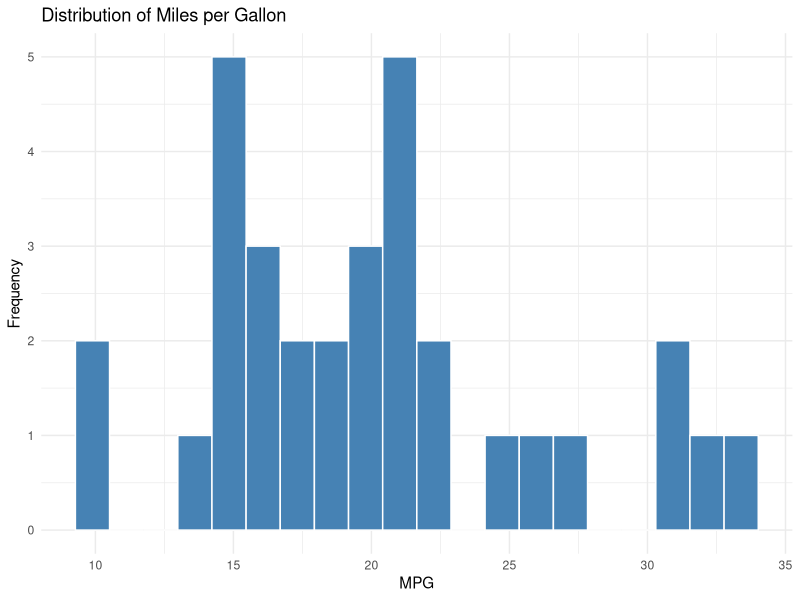
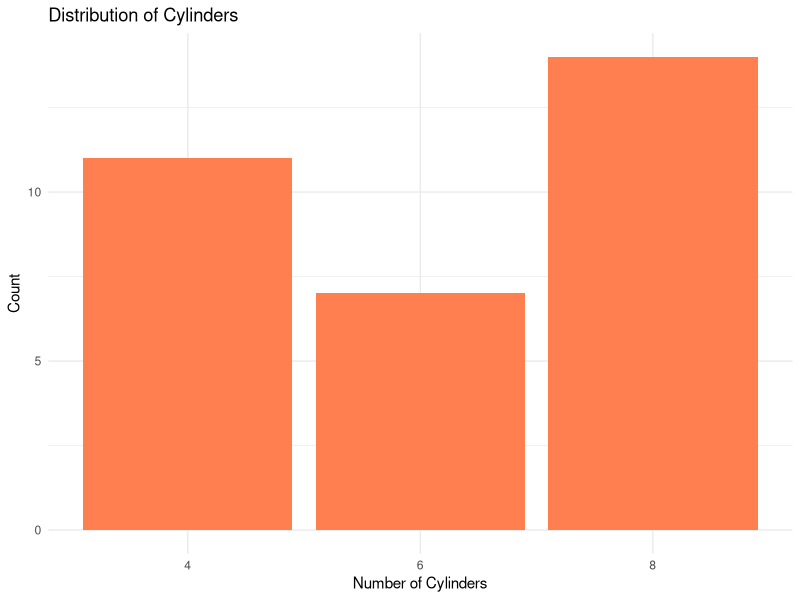
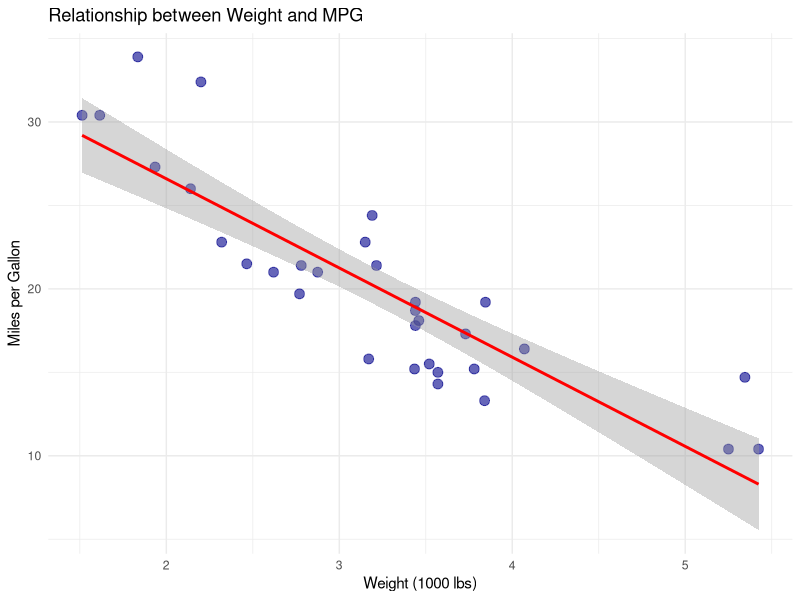
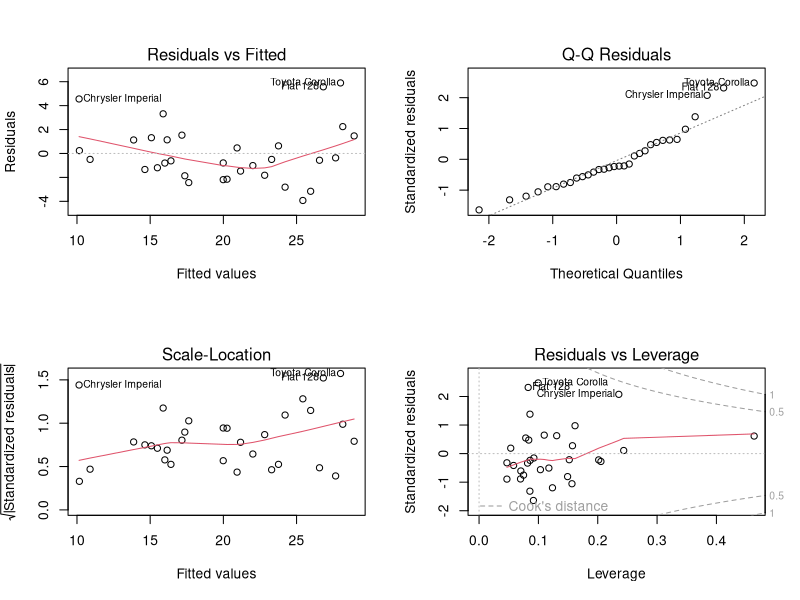

Write the R code that produced these figures, in order.
## ---- chunk 1
#| label: setup
#| include: false

# Load required packages
library(tidyverse)
library(knitr)

# Set global options
knitr::opts_chunk$set(
  fig.width = 8,
  fig.height = 6,
  fig.align = "center"
)

# Helper function for better table formatting
format_table <- function(df, caption = NULL) {
  knitr::kable(df, caption = caption, format = "simple", digits = 3)
}
## ---- chunk 2
#| label: data
#| echo: true

# Load your data
# data <- read.csv("your_data.csv")

# For demonstration, using built-in dataset
data <- mtcars

# Display structure of the data
str(data)

# Display first few rows
head(data) %>%
  kable(caption = "Dataset sample")
## ---- chunk 3
#| label: univariate-numerical
#| fig-cap: "Distribution of numerical variables"

# Example: Histogram
data %>%
  ggplot(aes(x = mpg)) +
  geom_histogram(bins = 20, fill = "steelblue", color = "white") +
  labs(title = "Distribution of Miles per Gallon",
       x = "MPG",
       y = "Frequency") +
  theme_minimal()
## ---- chunk 4
#| label: univariate-categorical
#| fig-cap: "Distribution of categorical variables"

# Example: Bar plot
data %>%
  ggplot(aes(x = factor(cyl))) +
  geom_bar(fill = "coral") +
  labs(title = "Distribution of Cylinders",
       x = "Number of Cylinders",
       y = "Count") +
  theme_minimal()
## ---- chunk 5
#| label: bivariate-analysis
#| fig-cap: "Relationship between variables"

# Example: Scatter plot
data %>%
  ggplot(aes(x = wt, y = mpg)) +
  geom_point(size = 3, alpha = 0.6, color = "darkblue") +
  geom_smooth(method = "lm", se = TRUE, color = "red") +
  labs(title = "Relationship between Weight and MPG",
       x = "Weight (1000 lbs)",
       y = "Miles per Gallon") +
  theme_minimal()
## ---- chunk 6
#| label: correlation
#| fig-cap: "Correlation matrix"

# Correlation matrix
cor_matrix <- cor(data[, sapply(data, is.numeric)])

# Display correlation table
cor_matrix %>%
  kable(digits = 3, caption = "Correlation matrix")
## ---- chunk 7
#| label: check-assumptions
#| fig-cap: "Diagnostic plots"

# Example: Check normality
# qqnorm(data$variable)
# qqline(data$variable)
## ---- chunk 8
#| label: model-fitting

# Example: Linear regression
model <- lm(mpg ~ wt + hp + cyl, data = data)

# Model summary
summary(model)
## ---- chunk 9
#| label: model-diagnostics
#| fig-cap: "Model diagnostic plots"
#| fig-width: 10
#| fig-height: 8

# Diagnostic plots
par(mfrow = c(2, 2))
plot(model)
## ---- chunk 10
#| label: results-table

# Extract model coefficients
coef_table <- broom::tidy(model, conf.int = TRUE)

coef_table %>%
  kable(digits = 3, caption = "Model coefficients with 95% confidence intervals")
## ---- chunk 11
#| label: additional-tests

# Additional statistical tests
# Example: ANOVA
# anova_result <- aov(mpg ~ factor(cyl), data = data)
# summary(anova_result)
## ---- chunk 12
#| label: subgroup-analysis
#| fig-cap: "Results by subgroup"

# Example: Analysis by subgroup
# data %>%
#   group_by(subgroup) %>%
#   summarise(mean_outcome = mean(outcome),
#             sd_outcome = sd(outcome))
## ---- chunk 13
#| label: effect-sizes

# Calculate effect sizes
# Example: R-squared
r_squared <- summary(model)$r.squared
adj_r_squared <- summary(model)$adj.r.squared

cat("R-squared:", round(r_squared, 3), "\n")
cat("Adjusted R-squared:", round(adj_r_squared, 3), "\n")
## ---- chunk 14
#| label: session-info

sessionInfo()
